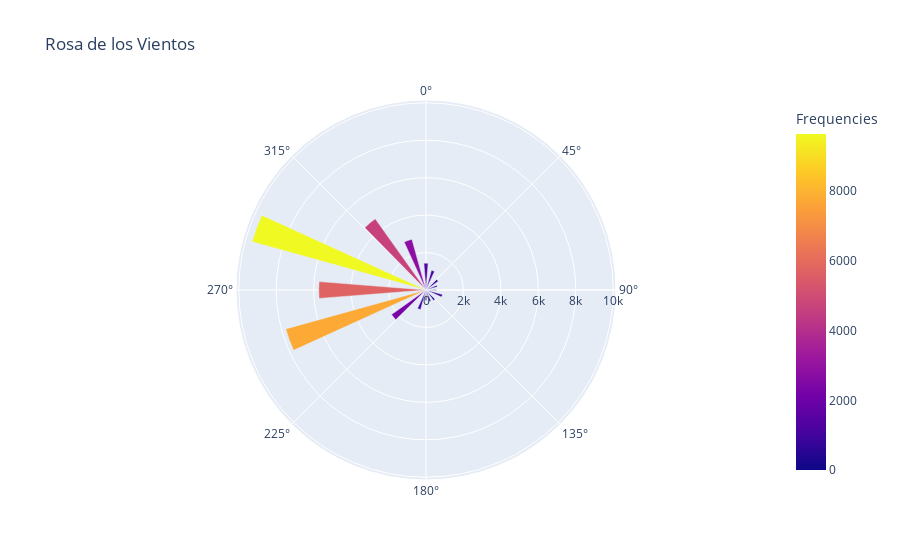

The notebook cell this image was saved under:
### Code cell
import pandas as pd
import plotly.express as px

def rosa():
    direcciones = [0, 10, 20, 50, 70, 90, 110, 140, 160, 180, 200, 230, 250, 270, 290, 320, 340, 360]
    frecuencias = [0, 191, 1091, 805, 627, 557, 915, 688, 642, 564, 1090, 2262, 7773, 5729, 9641, 4668, 2814, 1433]

    # Crear un DataFrame para utilizar Plotly Express
    df = pd.DataFrame({'Direcciones': direcciones, 'Frequencies': frecuencias})

    # Crear el gráfico polar con Plotly Express
    fig = px.bar_polar(df, r='Frequencies', theta='Direcciones', color='Frequencies',
                       color_continuous_scale='plasma', title='Rosa de los Vientos')

    # Ajustar la escala de colores estableciendo los valores mínimo y máximo
    fig.update_coloraxes(cmin=min(frecuencias), cmax=max(frecuencias))

    # Mostrar el gráfico
    fig.show()

rosa()

### Figure 1 — Plotly figure (JSON) as saved in the notebook; plotly's stock layout.template omitted (floating-point values rounded to 4 significant figures)
{"data": [{"hovertemplate": "Frequencies=%{marker.color}<br>Direcciones=%{theta}<extra></extra>", "legendgroup": "", "marker": {"color": [0, 191, 1091, 805, 627, 557, 915, 688, 642, 564, 1090, 2262, 7773, 5729, 9641, 4668, 2814, 1433], "coloraxis": "coloraxis", "pattern": {"shape": ""}}, "name": "", "r": [0, 191, 1091, 805, 627, 557, 915, 688, 642, 564, 1090, 2262, 7773, 5729, 9641, 4668, 2814, 1433], "showlegend": false, "subplot": "polar", "theta": [0, 10, 20, 50, 70, 90, 110, 140, 160, 180, 200, 230, 250, 270, 290, 320, 340, 360], "type": "barpolar"}], "layout": {"autosize": true, "barmode": "relative", "coloraxis": {"cmax": 9641, "cmin": 0, "colorbar": {"title": {"text": "Frequencies"}}, "colorscale": [[0, "#0d0887"], [0.1111, "#46039f"], [0.2222, "#7201a8"], [0.3333, "#9c179e"], [0.4444, "#bd3786"], [0.5556, "#d8576b"], [0.6667, "#ed7953"], [0.7778, "#fb9f3a"], [0.8889, "#fdca26"], [1, "#f0f921"]]}, "dragmode": "zoom", "legend": {"tracegroupgap": 0}, "polar": {"angularaxis": {"direction": "clockwise", "rotation": 90, "type": "linear"}, "domain": {"x": [0, 1], "y": [0, 1]}, "radialaxis": {"angle": 0, "autorange": false, "range": [0, 10150.0], "type": "linear"}}, "title": {"text": "Rosa de los Vientos"}}}
